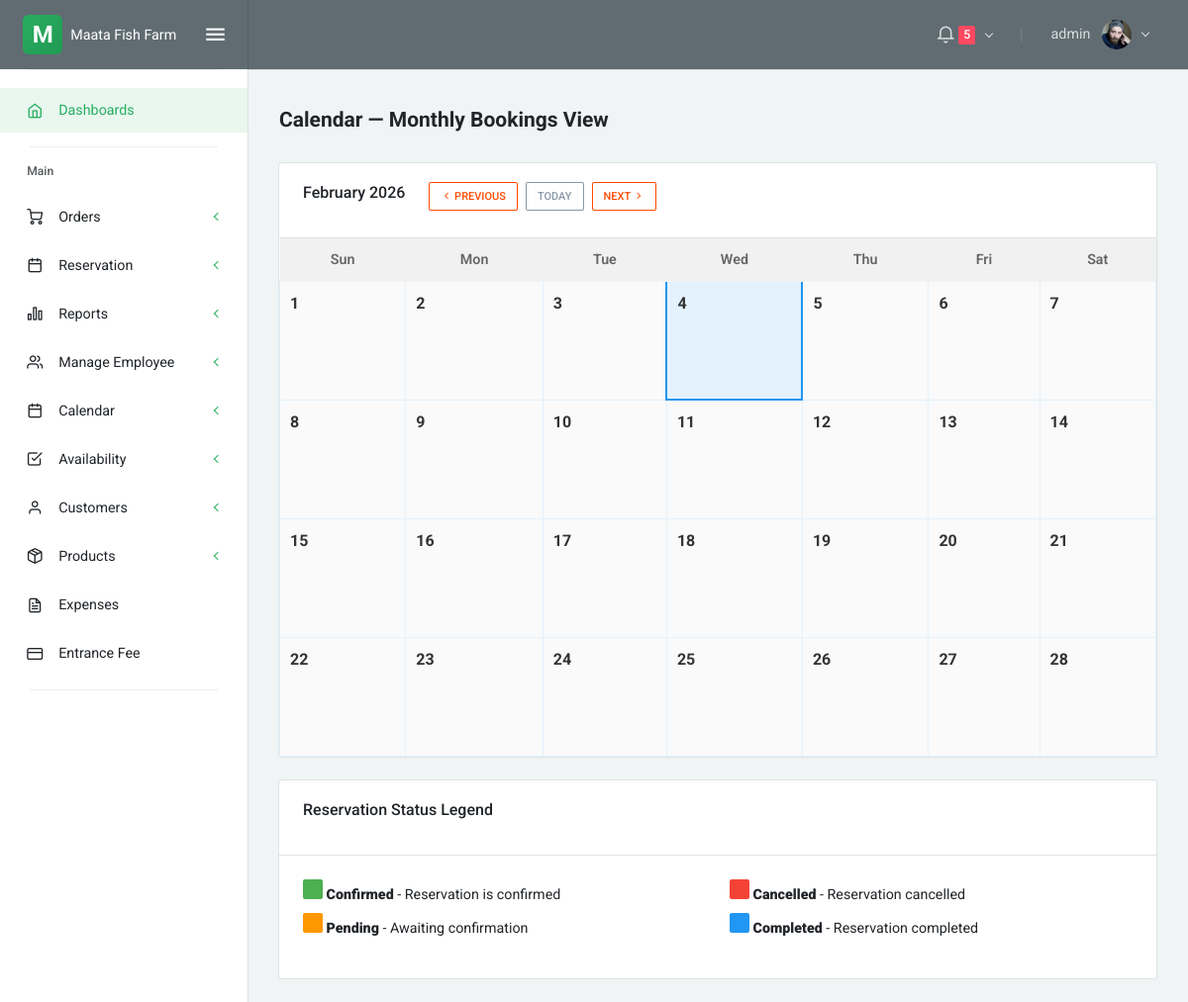
/calendar_month.php (signed in), run on an earlier commit of the app's database.
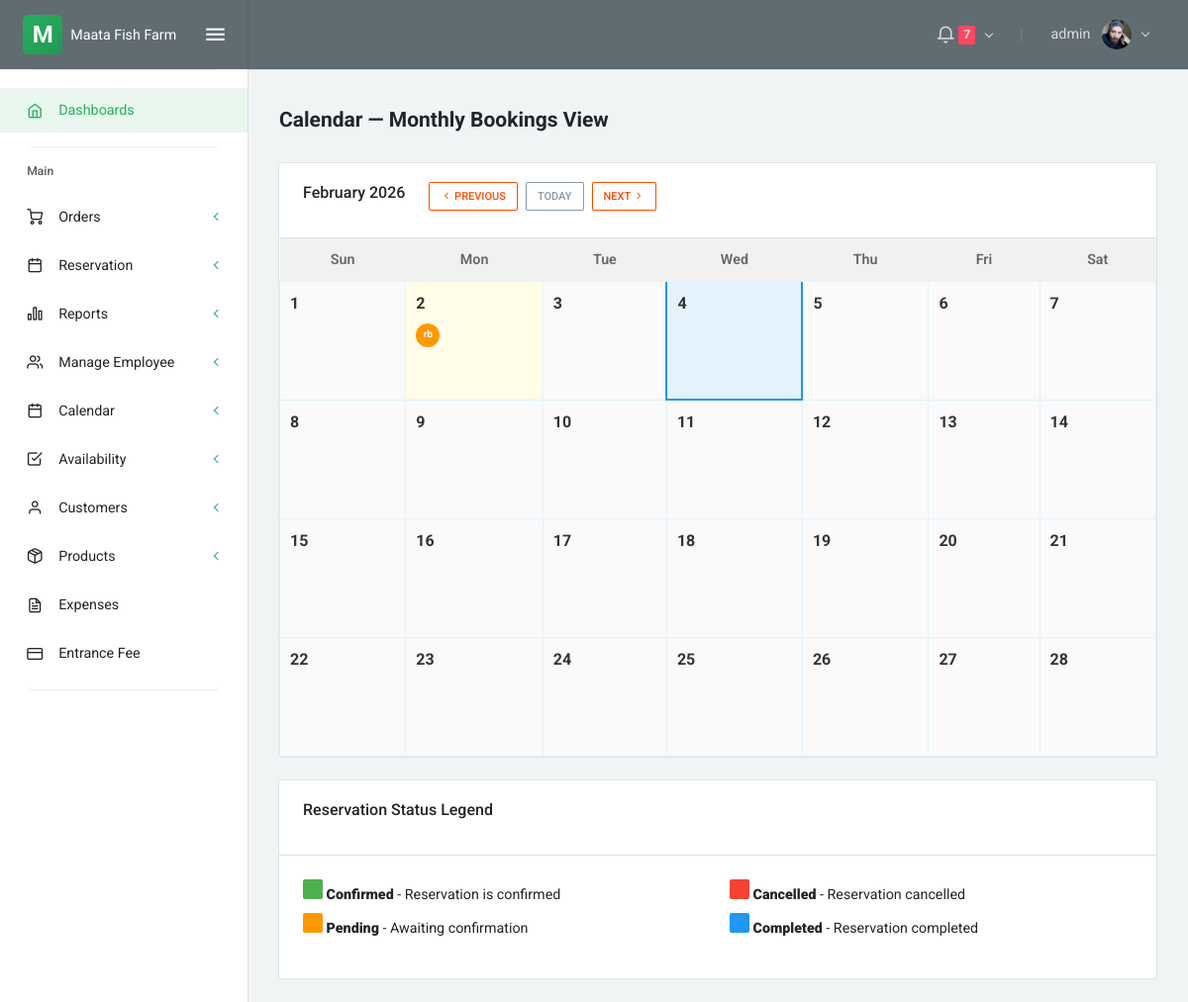
And on a later commit of the database.
### tables this page shows
CREATE TABLE `reservations` (
  `id` int(11) NOT NULL,
  `reservation_number` varchar(20) NOT NULL,
  `customer_id` int(11) NOT NULL,
  `reservation_type` enum('dine-in','farm visit','private-events','cottage') DEFAULT NULL,
  `num_guests` int(11) NOT NULL,
  `reservation_date` date NOT NULL,
  `reservation_time` time NOT NULL,
  `special_requests` text DEFAULT NULL,
  `status` enum('pending','completed','cancelled','confirmed') DEFAULT NULL,
  `contact_phone` varchar(20) DEFAULT NULL,
  `contact_email` varchar(100) DEFAULT NULL,
  `created_at` timestamp NOT NULL DEFAULT current_timestamp(),
  `updated_at` timestamp NOT NULL DEFAULT current_timestamp() ON UPDATE current_timestamp(),
  `cottage_id` int(11) DEFAULT NULL
);

CREATE TABLE `customers` (
  `id` int(11) NOT NULL,
  `first_name` varchar(50) NOT NULL,
  `last_name` varchar(50) NOT NULL,
  `email` varchar(100) DEFAULT NULL,
  `phone` varchar(20) DEFAULT NULL,
  `address` text DEFAULT NULL,
  `barangay` varchar(100) DEFAULT NULL,
  `municipality` varchar(100) DEFAULT NULL,
  `created_at` timestamp NOT NULL DEFAULT current_timestamp(),
  `updated_at` timestamp NOT NULL DEFAULT current_timestamp() ON UPDATE current_timestamp(),
  `password` varchar(45) DEFAULT NULL,
  `customer_type` enum('online_customer','diner') DEFAULT 'online_customer',
  `government_id_image` varchar(500) DEFAULT NULL,
  `government_id_verified` tinyint(1) DEFAULT 0,
  `id_verification_date` timestamp NULL DEFAULT NULL
);

### calendar_month.php (the view, shortened to what the changed rows need)
<?php include 'partials/head.php'; ?>
<?php include 'partials/navbar.php'; ?>
<div class="layout-content">
    <div class="container-fluid flex-grow-1 container-p-y">
        <?php
        require __DIR__ . '/config/db.php';
        $current_month = isset($_GET['month']) ? (int)$_GET['month'] : date('m');
        $current_year = isset($_GET['year']) ? (int)$_GET['year'] : date('Y');
        $reservations = [];
        $query = 'SELECT r.id, r.reservation_number, r.reservation_date, r.reservation_time, r.reservation_type, r.num_guests, r.status, c.first_name, c.last_name, c.email FROM reservations r JOIN customers c ON r.customer_id = c.id WHERE YEAR(r.reservation_date) = ? AND MONTH(r.reservation_date) = ? ORDER BY r.reservation_date, r.reservation_time';
        $stmt = $conn->prepare($query);
        if ($stmt) {
            $stmt->bind_param('ii', $current_year, $current_month);
            $stmt->execute();
            $res = $stmt->get_result();
            while ($row = $res->fetch_assoc()) {
                $date = $row['reservation_date'];
                if (!isset($reservations[$date])) {
                    $reservations[$date] = [];
                }
                $reservations[$date][] = $row;
            }
        }
        $first_day = mktime(0, 0, 0, $current_month, 1, $current_year);
        $last_day = date('t', $first_day);
        $start_weekday = date('w', $first_day);
        ?>
        <div class="card mt-3">
            <div class="card-body p-0">
                <div class="table-responsive">
                    <table class="calendar-table table mb-0">
                        <thead>
                            <tr class="bg-light">
                                <th class="text-center">Sun</th>
                                <th class="text-center">Mon</th>
                                <th class="text-center">Tue</th>
                                <th class="text-center">Wed</th>
                                <th class="text-center">Thu</th>
                                <th class="text-center">Fri</th>
                                <th class="text-center">Sat</th>
                            </tr>
                        </thead>
                        <tbody>
                            <tr>
                                <?php
                                $current_cell = $start_weekday;
                                for ($day = 1; $day <= $last_day; $day++) {
                                    $date_str = sprintf("%04d-%02d-%02d", $current_year, $current_month, $day);
                                    $has_reservations = isset($reservations[$date_str]);
                                    $is_today = ($date_str === date('Y-m-d'));
                                    echo '<td class="calendar-day ' . ($is_today ? 'today' : '') . ' ' . ($has_reservations ? 'has-bookings' : '') . '" data-date="' . $date_str . '">';
                                    echo '<div class="day-header">' . $day . '</div>';
                                    if ($has_reservations) {
                                        echo '<div class="reservations">';
                                        $count = 0;
                                        foreach ($reservations[$date_str] as $res) {
                                            if ($count < 3) {
                                                $status_color = '';
                                                switch ($res['status']) {
                                                    case 'pending':
                                                        $status_color = '#ff9800';
                                                        break;
                                                }
                                                echo '<div class="reservation-badge" style="background-color: ' . $status_color . ';" title="' . htmlspecialchars($res['first_name'] . ' ' . $res['last_name']) . '" onclick="viewReservation(event, ' . $res['id'] . ')">';
                                                echo htmlspecialchars(substr($res['first_name'], 0, 1) . substr($res['last_name'], 0, 1));
                                                echo '</div>';
                                                $count++;
                                            }
                                        }
                                        echo '</div>';
                                    }
                                    echo '</td>';
                                    $current_cell++;
                                    if ($current_cell % 7 == 0 && $day < $last_day) {
                                        echo '</tr><tr>';
                                    }
                                }
                                ?>
                            </tr>
                        </tbody>
                    </table>
                </div>
            </div>
        </div>
    </div>
</div>
<?php include 'partials/footer.php'; ?>

### partials/navbar.php (shortened to what the changed rows need)
<?php
require_once __DIR__ . '/../config/db.php';
$pending_count = 0;
$status = 'pending';
$pc_stmt = $conn->prepare('SELECT COUNT(*) as cnt FROM reservations WHERE status = ?');
if ($pc_stmt) {
    $pc_stmt->bind_param('s', $status);
    $pc_stmt->execute();
    $pc_res = $pc_stmt->get_result();
    $pending_count = (int)($pc_res->fetch_assoc()['cnt'] ?? 0);
}
?>
<div class="layout-container">
    <nav class="layout-navbar navbar navbar-expand-lg align-items-lg-center bg-dark container-p-x" id="layout-navbar">
        <div class="navbar-collapse collapse" id="layout-navbar-collapse">
            <div class="navbar-nav align-items-lg-center ml-auto">
                <div class="demo-navbar-notifications nav-item dropdown mr-lg-3">
                    <a class="nav-link dropdown-toggle" href="javascript:void(0);" data-toggle="dropdown" aria-haspopup="true" aria-expanded="false" style="cursor: pointer; pointer-events: auto;">
                        <i class="feather icon-bell navbar-icon align-middle"></i>
                        <?php if ($pending_count > 0): ?>
                        <span class="badge badge-danger"><?php echo $pending_count; ?></span>
                        <?php endif; ?>
                    </a>
                </div>
            </div>
        </div>
    </nav>

What changed in the data, as far as the page shows it:
added reservations: customer.last_name "rb"
Also different on the page:
$pending_count: "5" → "7"
